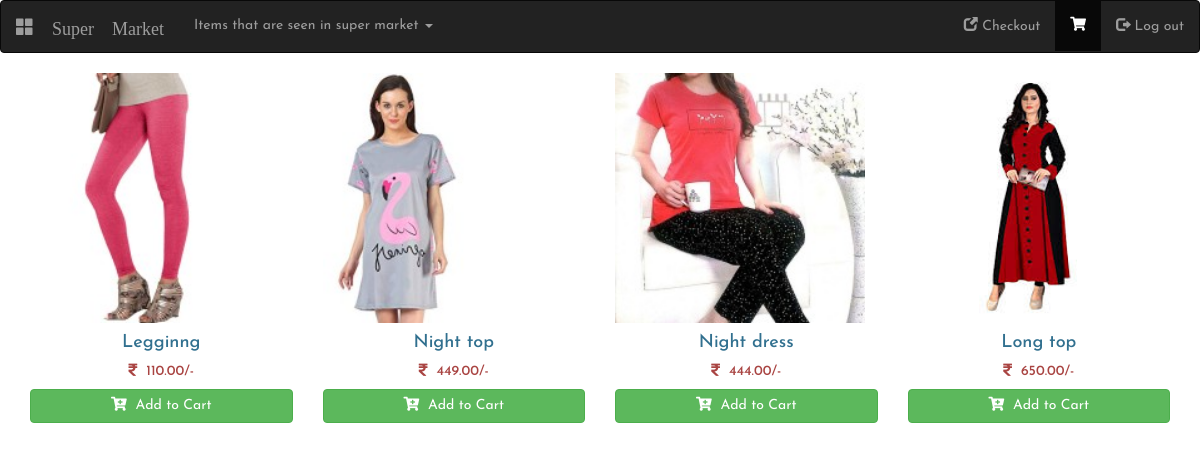
The page /clothes.php on the database its author committed.
### tables this page shows
CREATE TABLE `clothes` (
  `id` int(255) NOT NULL,
  `product_name` varchar(255) NOT NULL,
  `product_price` float NOT NULL,
  `product_image` varchar(255) NOT NULL,
  `product_code` varchar(255) NOT NULL
);

### clothes.php (the view, shortened to what this page needs)
<!DOCTYPE html>
<html>
<head>
  <link rel="stylesheet" type="text/css" href="css/style.css">
  <link rel="stylesheet" href="https://maxcdn.bootstrapcdn.com/bootstrap/3.4.1/css/bootstrap.min.css">
  <link rel="stylesheet" href="https://cdnjs.cloudflare.com/ajax/libs/font-awesome/5.12.0/css/all.css" />
</head>
<body>
	<nav class="navbar navbar-inverse">
  <div class="container-fluid">
    <div class="navbar-header">
      <a class="navbar-brand" href="#"><span class="glyphicon glyphicon-th-large"> Super Market</span></a>
    </div>
    <ul class="nav navbar-nav">
      <li class="dropdown">
        <a class="dropdown-toggle" data-toggle="dropdown" href="shopping.php">Items that are seen in super market
        <span class="caret"></span></a>
      </li>
    </ul>
    <ul class="nav navbar-nav navbar-right">
      <li><a href="checkout.php"><span class="glyphicon glyphicon-new-window"></span> Checkout </a></li>
      <li class="active"><a href="cart.php"><span></span><i class="fas fa-shopping-cart"></i><span id="cart-item" class="badge badge-danger"></span></a></li>
      <li><a href="index.php"><span class="glyphicon glyphicon-log-out"></span> Log out</a></li>
    </ul>
  </div>
</nav>
<div class="container">
  <div class="row mt-2 pb-3">
    <?php
      include 'config.php';
      $stmt = $conn->prepare("SELECT * FROM clothes");
      $stmt->execute();
      $result = $stmt->get_result();
      while($row = $result->fetch_assoc()):
    ?>
    <div class="col-sm-6 col-md-4 col-lg-3 mb-2">
      <div class="card-deck">
        <div class="card p-2 border-secondary mb-2">
          <img src="<?= $row['product_image'] ?>" class="card-img-top" height="250">
          <div class="card-body p-1">
            <h4 class="card-title text-center text-info"><?= $row['product_name'] ?></h4>
            <h5 class="card-text text-center text-danger"><i class="fas fa-rupee-sign"></i>&nbsp;&nbsp;<?= number_format($row['product_price'],2) ?>/-</h5>
          </div>
          <div class="card-footer p-1">
            <form action="" class="form-submit">
              <button class="btn btn-success btn-block addItemBtn"><i class="fas fa-cart-plus"></i>&nbsp;&nbsp;Add to Cart</button>
            </form>
          </div>
        </div>
      </div>
    </div>
  <?php endwhile; ?>
  </div>
</div>
</body>
</html>

### css/style.css (style rules this page uses)
* { margin: 0; padding: 0;box-sizing: border-box;font-family: 'Josefin Sans', sans-serif; }

### rows shown on the page
clothes: product_image (picture), product_name "Legginng", product_price "110.00"
clothes: product_image (picture), product_name "Night top", product_price "449.00"
clothes: product_image (picture), product_name "Night dress", product_price "444.00"
clothes: product_image (picture), product_name "Long top", product_price "650.00"
